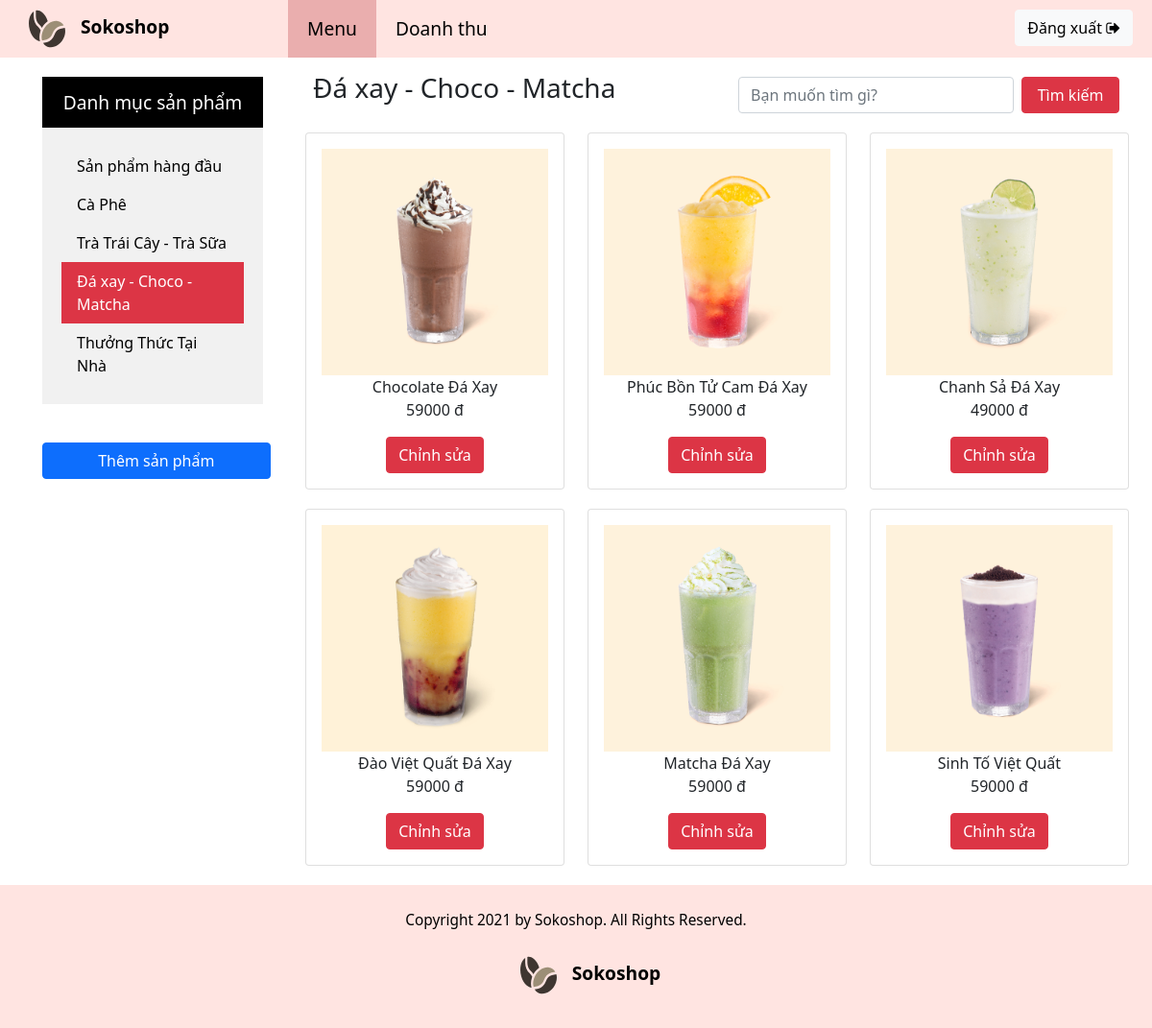
Page /Thanh/Choco-Matcha.php on the committed database.
### tables this page shows
CREATE TABLE `product` (
  `PID` char(5) NOT NULL PRIMARY KEY,
  `PRO_NAME` varchar(100)  NULL,
  `PRICE` int  NULL,
  `QUANTITY` int  NULL,
  `FUND` int  NULL,
  `IMAGE_URL` text,
  `TITLE` text,
  `DESCR` text,
  `CAT_NAME` varchar(100) NOT NULL,
  `TOP_PRO` tinyint(1)  NULL
);

### Thanh/Choco-Matcha.php (the view, shortened to what this page needs)
<?php
$servername = "localhost";
$username = "root";
$password = "";
$dbname = "sokoshop";
$conn = mysqli_connect($servername, $username, $password, $dbname);
$sql = "SELECT PID, PRO_NAME, PRICE, QUANTITY, FUND, IMAGE_URL, TITLE, DESCR, CAT_NAME, TOP_PRO FROM product";
$result = mysqli_query($conn, $sql);
?>
<!doctype html>
<html lang="en">
<head>
    <link type="text/css" rel="stylesheet" href="https://cdn.jsdelivr.net/npm/bootstrap@5.1.1/dist/css/bootstrap.min.css">
    <link rel="stylesheet" href="https://cdnjs.cloudflare.com/ajax/libs/font-awesome/4.7.0/css/font-awesome.min.css">
    <link type="text/css" rel="stylesheet" href="./css/style.css">
</head>
<body>
    <div class="container-fluid">
        <div class="row nav navHome">
            <div class="col-md-3 col-sm-3 col-12 logo">
                <img id="logo" src="../IMAGE/logo.svg" alt="Logo"> Sokoshop
            </div>
            <div class="col-md-6 col-sm-6 col-12 listNav">
                <ul>
                    <li><a href="#contact" class="active">Menu</a></li>
                    <li><a href="../PMH/">Doanh thu</a></li>
                </ul>
            </div>
            <div class="col-3 cart">
                <a href="../../Tan_Toan/"><button type="button" class="btn btn-light cartButton">Đăng xuất <i class="fa fa-sign-out"></i></button></a>
            </div>
        </div>
        <div class="container-fluid">
            <div class="row content">
                <div class="col-3 first">
                    <div class="category">
                        <h4>Danh mục sản phẩm</h4>
                        <ul>
                            <li><a href="./top-product.php">Sản phẩm hàng đầu</a></li>
                            <li><a href="./Coffe.php">Cà Phê</a></li>
                            <li><a href="./Juice-Tea.php">Trà Trái Cây - Trà Sữa</a></li>
                            <li><a class="active" href="#">Đá xay - Choco - Matcha</a></li>
                            <li><a href="./AtHome.php">Thưởng Thức Tại Nhà</a></li>
                        </ul>
                    </div>
                    <button type="button" class="btn btn-primary news" style="width: 88%;" data-bs-toggle="modal" data-bs-target="#addproductModal">
                        Thêm sản phẩm
                    </button>
                </div>
                <div class="col-9 second">
                    <div class="row">
                        <div class="col-6 mainHeader">
                            <h3>Đá xay - Choco - Matcha</h3>
                        </div>
                        <div class="col-6 search">
                            <form class="d-flex searchTool">
                                <input class="form-control me-2" type="text" placeholder="Bạn muốn tìm gì?">
                                <button class="btn btn-danger" type="button">Tìm kiếm</button>
                            </form>
                        </div>
                    </div>
                    <div id="product-holder" class="row">
                        <?php
                        if (mysqli_num_rows($result) > 0) { ?>
                            <?php while ($row = mysqli_fetch_assoc($result)) { ?>
                                <?php if ($row["CAT_NAME"] == "Đá Xay - Choco - Matcha") { ?>
                                    <div class="col-md-4 col-sm-6 col-lg-offset-1 col-6">
                                        <div class="card">
                                            <div class="card-body">
                                                <img class="imageCard" src=<?php echo $row["IMAGE_URL"] ?> alt="Card image" style="width:100%">
                                                <p class="card-text"><?php echo $row["PRO_NAME"] ?><br>
                                                    <?php echo $row["PRICE"] ?> đ
                                                </p>
                                                <button type="button" class="btn btn-danger" data-bs-toggle="modal" data-bs-target="#<?php echo $row["PID"] ?>">Chỉnh sửa</button>
                                            </div>
                                        </div>
                                    </div>
                                <?php } ?>
                            <?php  } ?>
                        <?php } ?>
                    </div>
                </div>
            </div>
        </div>
    </div>
    <footer>
        <div class="logoFooter">
            <p>Copyright 2021 by Sokoshop. All Rights Reserved.</p>
            <img id="logo" src="../IMAGE/logo.svg" alt="Logo"> Sokoshop
        </div>
    </footer>
</body>
</html>

### Thanh/css/style.css (style rules this page uses)
* { padding: 0; margin: 0; text-decoration: none; list-style: none; box-sizing: border-box; }
#logo { height: 26px; }
.nav { height: 60px; }
.navHome { background-color: #FFE4E1; height: 60px; }
.content { background-color: white; }
.logo, .listNav, .cart { margin: 0; padding: 0; }
.listNav ul { list-style-type: none; margin: 0; padding: 0; overflow: hidden; }
.listNav li { float: left; }
.listNav li a { display: block; color: white; text-align: center; line-height: 20px; padding: 20px; text-decoration: none; }
.active { background-color: #EAAEAE; }
.cartButton { float: right; margin: 10px 20px; }
.category, .news { margin: 20px; }
.category ul { list-style-type: none; margin: 0; padding: 20px; width: 100%; background-color: #f1f1f1; }
.category li a { display: block; color: #000; padding: 8px 16px; text-decoration: none; margin: 0; }
.category li a.active { background-color: #DC3545; color: white; text-decoration: none; }
.card { margin-bottom: 20px; text-align: center; transition: all 0.5s; }
h4 { font-size: 1.2em; background-color: black; color: white; text-align: center; padding: 15px 0px; margin: 0; }
.mainHeader { padding: 15px 20px; }
.searchTool { margin: 20px 10px; }
.searchTool input { width: 350px; }
.searchTool button { width: 120px; }
footer { padding: 15px; color: black; text-align: center; background-color: #EAAEAE; }
.logo { margin: 0px 10px; padding: 10px 30px; font-size: 1.2em; color: black; font-weight: bold; }
#logo { height: 40px; margin: 10px 10px 10px 30px; }
.listNav li a { display: block; color: black; font-size: 1.2em; text-align: center; line-height: 20px; padding: 20px; text-decoration: none; }
.logoFooter { padding: 10px 30px; font-size: 1.2em; color: black; font-weight: bold; }
footer p { font-weight: normal; font-size: 0.8em; }
footer { padding: 15px; color: black; text-align: center; background-color: #FFE4E1; }

### rows in the picture
product: IMAGE_URL (picture), PRO_NAME "Chocolate Đá Xay", PRICE "59000"
product: IMAGE_URL (picture), PRO_NAME "Phúc Bồn Tử Cam Đá Xay", PRICE "59000"
product: IMAGE_URL (picture), PRO_NAME "Chanh Sả Đá Xay", PRICE "49000"
product: IMAGE_URL (picture), PRO_NAME "Đào Việt Quất Đá Xay", PRICE "59000"
product: IMAGE_URL (picture), PRO_NAME "Matcha Đá Xay", PRICE "59000"
product: IMAGE_URL (picture), PRO_NAME "Sinh Tố Việt Quất", PRICE "59000"
